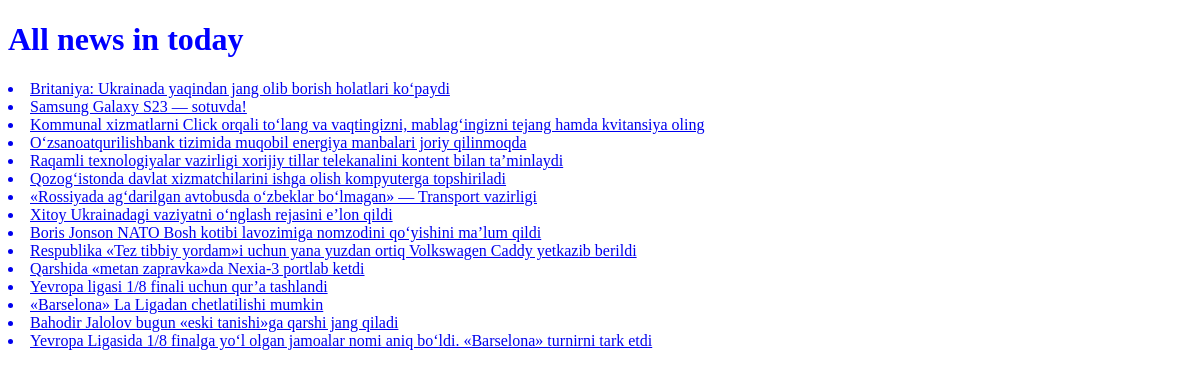
Before: /all/ with the older database file.
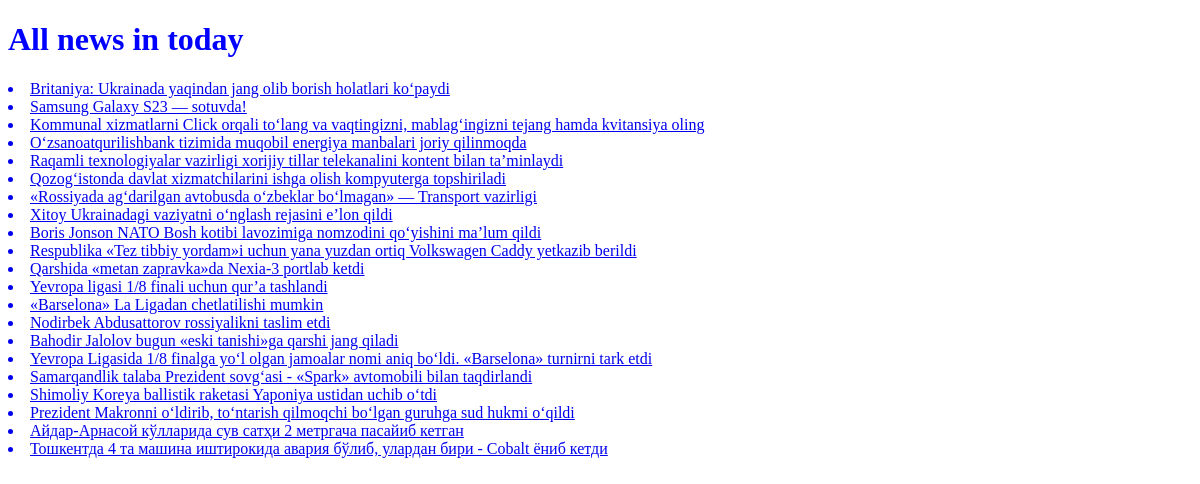
After: the same page with the newer database file.
### news_app/models.py (models this page shows, shortened)
class News(models.Model):
    class Status(models.TextChoices):
        Draft = 'DF' , 'Draft'
        Published = 'PB', 'Published'
    title = models.CharField(max_length=250)
    slug = models.SlugField(max_length=250)
    body = models.TextField()
    image = models.ImageField(upload_to='news/images')
    category = models.ForeignKey(Category,
                                    on_delete=models.CASCADE)
    publish_time =models.DateTimeField(default=timezone.now) # Zonadagi hozirgi vaqtimiz
    created_time = models.DateTimeField(auto_now_add=True) # Avftomatik vaqtni qushib ketadi.
    updated_time = models.DateTimeField(auto_now=True)
    status = models.CharField(max_length=2 ,
                                choices=Status.choices ,
                                default  = Status.Draft)
    objects = models.Manager() #default manager
    published = PublishedManager()
    class Meta:
        ordering = ['-publish_time']  # eng oxirgi yangilik birinchilikda ko'rsatadi.

### news_app/views.py (the view)
# urls.py: path('all/', news_list, name='all_news_list'),
def news_list(request):
    news_list = News.objects.filter(status=News.Status.Published)
    context = {
        'news_list': news_list
    }
    return render(request , "news/news_list.html" ,context)

### news_app/context_processor.py (called while the page is built)
def latest_news(request):
    latest_news = News.objects.all().order_by("-publish_time") [:10]
    categories = Category.objects.all()
    context = {
        "latest_news": latest_news ,
        "categories": categories
    }
    return context

### templates/news/news_list.html (shortened to what this page needs)
<!DOCTYPE html>
<html lang="en">
<head>
</head>
<body>
    <h1 style="color: blue;">All news in today </h1>
        {%for news in news_list %}
         <a href="{%url 'news_detail_page' news.pk %}">
            <li>{{news.title}}</li>
         </a>
        {%endfor%}
</body>
</html>

Changed rows visible on the page:
now on this page (row edited): News: title "Nodirbek Abdusattorov rossiyalikni taslim etdi"
now on this page (row edited): News: title "Samarqandlik talaba Prezident sovg‘asi - «Spark» avtomobili bilan taqdirlandi"
now on this page (row edited): News: title "Shimoliy Koreya ballistik raketasi Yaponiya ustidan uchib o‘tdi"
now on this page (row edited): News: title "Prezident Makronni o‘ldirib, to‘ntarish qilmoqchi bo‘lgan guruhga sud hukmi o‘qildi"
now on this page (row edited): News: title "Айдар-Арнасой кўлларида сув сатҳи 2 метргача пасайиб кетган"
now on this page (row edited): News: title "Тошкентда 4 та машина иштирокида авария бўлиб, улардан бири - Cobalt ёниб кетди"
